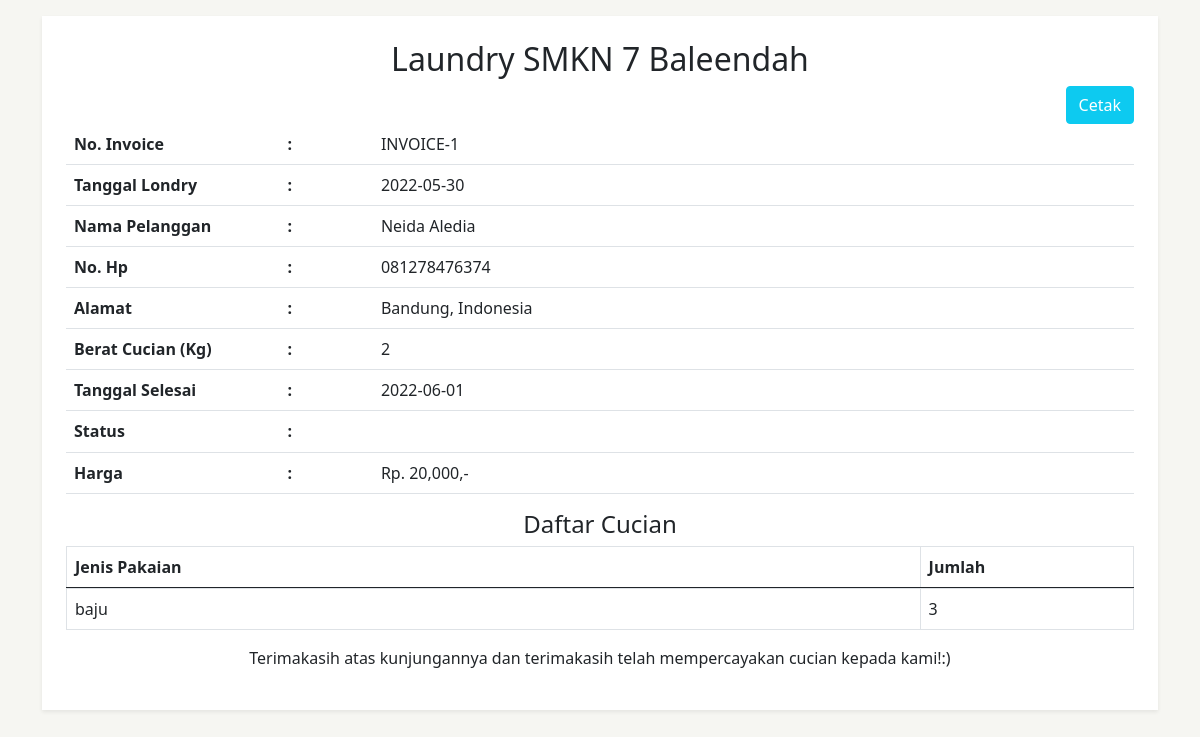
The page /admin/transaksi_invoice.php?id=1 on the database its author committed.
### tables this page shows
CREATE TABLE `transaksi` (
  `transaksi_id` int(11) NOT NULL,
  `transaksi_tgl` date NOT NULL,
  `transaksi_pelanggan` int(11) NOT NULL,
  `transaksi_harga` int(11) NOT NULL,
  `transaksi_berat` int(11) NOT NULL,
  `transaksi_tgl_selesai` date NOT NULL,
  `transaksi_status` int(11) NOT NULL
);

CREATE TABLE `pelanggan` (
  `pelanggan_id` int(11) NOT NULL,
  `pelanggan_nama` varchar(100) NOT NULL,
  `pelanggan_hp` varchar(100) NOT NULL,
  `pelanggan_alamat` varchar(100) NOT NULL
);

CREATE TABLE `pakaian` (
  `pakaian_id` int(11) NOT NULL,
  `pakaian_transaksi` varchar(100) NOT NULL,
  `pakaian_jenis` varchar(100) NOT NULL,
  `pakaian_jumlah` varchar(100) NOT NULL
);

### function/functions.php (called while the page is built, shortened)
<?php
$conn = mysqli_connect("localhost", "root", "", "laundry");
function query($query) {
  global $conn;
  $result = mysqli_query($conn, $query);
  $rows = [];
  while( $row = mysqli_fetch_assoc($result) ) {
    $rows[] = $row;
  }
  return $rows;
}

### admin/transaksi_invoice.php (the view, shortened to what this page needs)
<!DOCTYPE html>
<html lang="en">
<head>
  <link rel="stylesheet" href="../assets/bootstrap-5.1.3-dist/bootstrap-5.1.3-dist/css/bootstrap.min.css">
  <link rel="stylesheet" href="../public/css/style.css">
</head>
<body>
<?php
include '../function/functions.php';
$id = $_GET["id"];
$data = query("SELECT * FROM transaksi,pelanggan WHERE transaksi_id=$id AND transaksi_pelanggan=pelanggan_id");
?>
<div class="container">
  <div class="panel bg-white p-4 shadow-sm mt-3">
      <div class="panel-heading">
        <h2 class="text-center">Laundry SMKN 7 Baleendah</h2>
      </div>
      <div class="panel-body">
        <?php foreach( $data as $row ): ?>
          <div class="d-flex justify-content-end">
            <button type="button" class="cetak btn btn-info text-white">Cetak</button>
          </div>
          <table class="table">
            <tr>
              <th width="20%">No. Invoice</th>
              <th>:</th>
              <td>INVOICE-<?= $row["transaksi_id"]; ?></td>
            </tr>
            <tr>
              <th width="20%">Tanggal Londry</th>
              <th>:</th>
              <td><?= $row["transaksi_tgl"]; ?></td>
            </tr>
            <tr>
              <th>Nama Pelanggan</th>
              <th>:</th>
              <td><?= $row["pelanggan_nama"]; ?></td>
            </tr>
            <tr>
              <th>No. Hp</th>
              <th>:</th>
              <td><?= $row["pelanggan_hp"]; ?></td>
            </tr>
            <tr>
              <th>Alamat</th>
              <th>:</th>
              <td><?= $row["pelanggan_alamat"]; ?></td>
            </tr>
            <tr>
              <th>Berat Cucian (Kg)</th>
              <th>:</th>
              <td><?= $row["transaksi_berat"]; ?></td>
            </tr>
            <tr>
              <th>Tanggal Selesai</th>
              <th>:</th>
              <td><?= $row["transaksi_tgl_selesai"]; ?></td>
            </tr>
            <tr>
              <th>Status</th>
              <th>:</th>
              <td>
                <?php
                  if( $row["transaksi_status"] === "0" ) {
                    echo "<div class='badge bg-w arning'>PROSES</div>";
                  }else if( $row["transaksi_status"] === "1" ) {
                    echo "<div class='badge bg-info'>DICUCI</div>";
                  }else if( $row["transaksi_status"] === "2" ) {
                    echo "<div class='badge bg-success'>SELESAI</div>";
                  }
                ?>
              </td>
            </tr>
            <tr>
              <th>Harga</th>
              <th>:</th>
              <td>Rp. <?= number_format($row["transaksi_harga"]); ?>,-</td>
            </tr>
          </div>
          <h4 class="text-center">Daftar Cucian</h4>
          <table class="table table-bordered table-striped">
            <thead>
              <tr>
                <th>Jenis Pakaian</th>
                <th width="20%">Jumlah</th>
              </tr>
            </thead>
            <tbody>
              <tr>
                <?php $pakaian = query("SELECT * FROM pakaian WHERE pakaian_transaksi=$id");?>
                <?php foreach( $pakaian as $p ): ?>
                <tr>
                    <td><?= $p["pakaian_jenis"]; ?></td>
                    <td width="5%"><?= $p["pakaian_jumlah"]; ?></td>
                  </tr>
                <?php endforeach; ?>
              </tr>
            </tbody>
          </table>
      <?php endforeach; ?>
      <p class="text-center">Terimakasih atas kunjungannya dan terimakasih telah mempercayakan cucian kepada kami!:)</p>
  </div>
</div>
</body>
</html>

### public/css/style.css (style rules this page uses)
body { background-color: #f6f6f2; }

### rows shown on the page
transaksi: transaksi_id "1", transaksi_tgl "2022-05-30", pelanggan.pelanggan_nama "Neida Aledia", pelanggan.pelanggan_hp "081278476374", pelanggan.pelanggan_alamat "Bandung, Indonesia", transaksi_berat "2", transaksi_tgl_selesai "2022-06-01", transaksi_harga "20,000"
pakaian: pakaian_jenis "baju", pakaian_jumlah "3"
